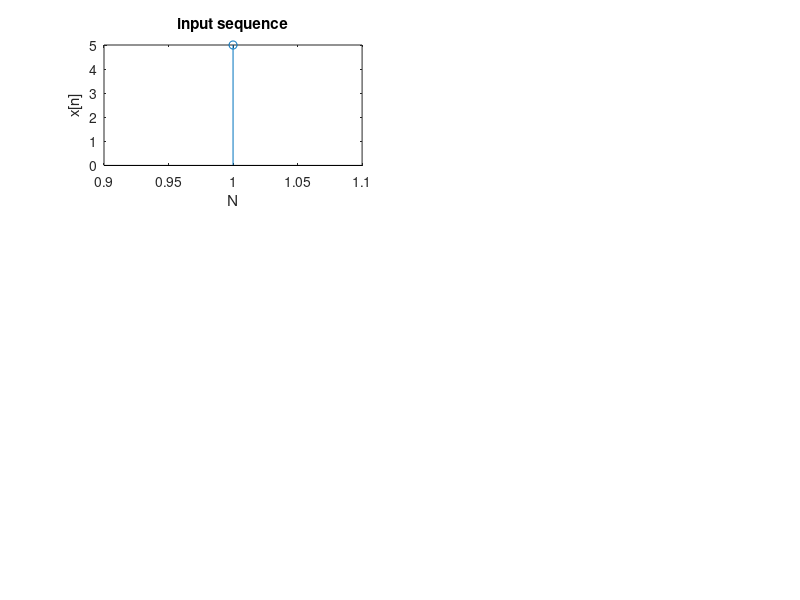

This chart was generated by the following MATLAB code: (Note: this script raises an error after producing the figure.)
clear all;
close all;
clc;
x=input(' x  :');
N=input(' N  :');
subplot(3,2,1);
stem(x);
ylabel('x[n]');
xlabel(' N ');
title(' input sequence ');
y1=dif(x,N);
y2=dit(x,N);
%diplay
subplot(3,2,3);
stem(real(y2));
ylabel('real axis');
xlabel(' N ');
title('Dft using dit ');
subplot(3,2,4);
stem(imag(y2));
ylabel('imag axis');
xlabel(' N ');
title('Dft using dit ');
%bit reversal for DIF FFT
M=log2(N);
x1=y1;
for k=1:N
    m=dec2bin(k-1,M);
    n=fliplr(m);
    g=bin2dec(n)+1;
    if(g~=k)
        x1(k)=y1(g);
        x1(g)=y1(k);
    end
end
y1=x1;
%diplay DIF
subplot(3,2,5);
stem(real(y1));
ylabel('real axis');
xlabel(' N ');
title('Dft using dif ');
subplot(3,2,6);
stem(imag(y1));
ylabel('imag axis');
xlabel(' N ');
title('Dft using dif ');
y1
y2

